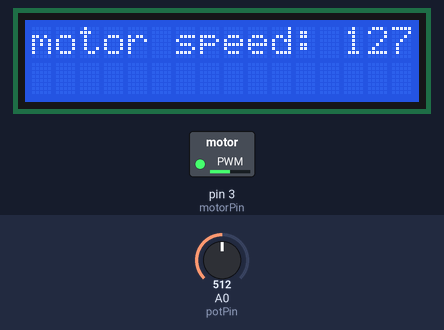
Bench run of a sketch on a simulated Arduino Uno, built with avr-gcc and run on an emulated ATmega328P. Parts: 16×2 character LCD, switched loads named in the sketch (green lamp = pin HIGH). The test bench sets the inputs (shaded band); at power-on: A0 (potPin) = 512.

Above: at 1.2 s.
1.3 s: A0 (potPin) set to 716
At 2.0 s:
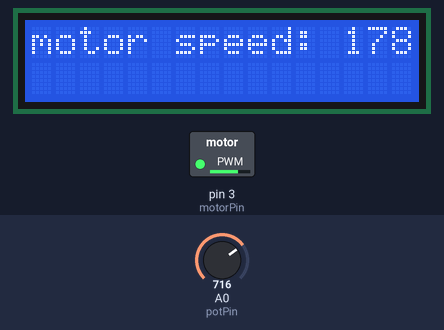
4.3 s: A0 (potPin) set to 419
At 5.0 s:
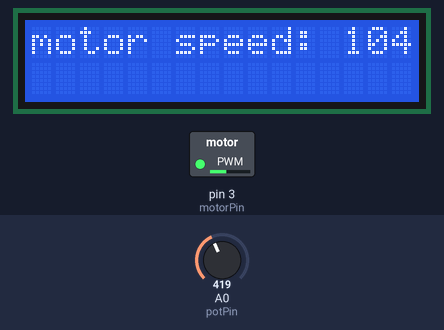
5.8 s: A0 (potPin) set to 383
At 6.8 s:
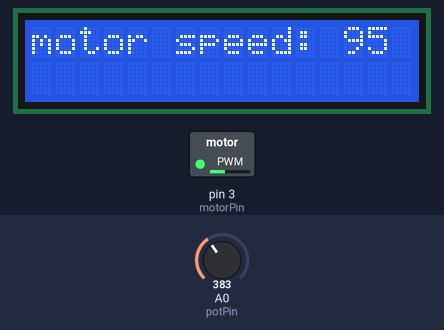
7.3 s: A0 (potPin) set to 45
At 8.4 s:
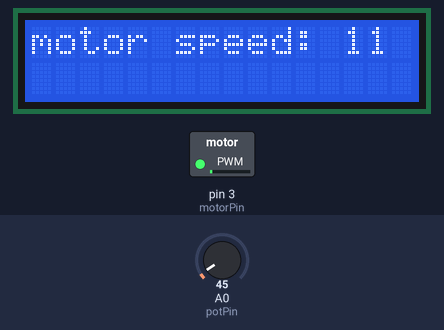
10.3 s: A0 (potPin) set to 37
At 11.0 s:
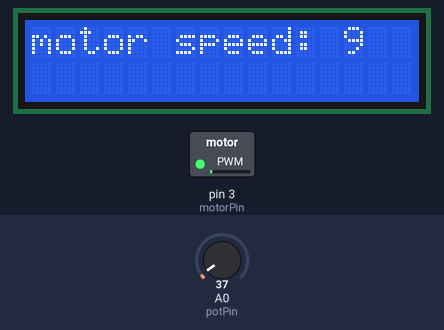
11.8 s: A0 (potPin) set to 0
At 12.7 s:
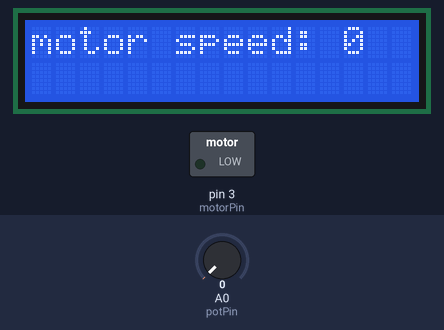
Timing chart, 0 to 14.8 s (numbered marks = the images above; inputs shaded):
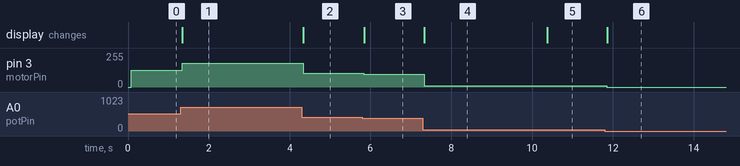

Measured:
- after the input at 1.3 s, pin 3 (motorPin): 127/255 → 178/255 after 0.05 s; the display: changes after 0.05 s (image 1)
- after the input at 4.3 s, pin 3 (motorPin): 178/255 → 104/255 at once; the display: changes at once (image 2)
- after the input at 5.8 s, pin 3 (motorPin): 104/255 → 95/255 at once; the display: changes after 0.05 s (image 3)
- after the input at 7.3 s, pin 3 (motorPin): 95/255 → 11/255 at once; the display: changes at once (image 4)
- after the input at 10.3 s, pin 3 (motorPin): 11/255 → 9/255 at once; the display: changes after 0.07 s (image 5)
- after the input at 11.8 s, pin 3 (motorPin): 9/255 → 0/255 after 0.05 s; the display: changes after 0.06 s (image 6)

The sketch:

04_motor_speed_lcd.ino
```cpp
int motorPin = 3;
int potPin = A0;

#include <Wire.h>
#include <LiquidCrystal_PCF8574.h>

LiquidCrystal_PCF8574 lcd(0x27);

void setup() {
  // put your setup code here, to run once:
  pinMode(motorPin, OUTPUT);

  lcd.begin(16, 2);
  lcd.setBacklight(255);

}

void loop() {
  // put your main code here, to run repeatedly:
  int potValue = analogRead(potPin);

  int motorSpeed = map(potValue, 0, 1024, 0, 255);

  lcd.home();
  lcd.clear();
  lcd.print("motor speed: ");
  lcd.print(motorSpeed);

  analogWrite(motorPin, motorSpeed );

  delay(10);
}
```
